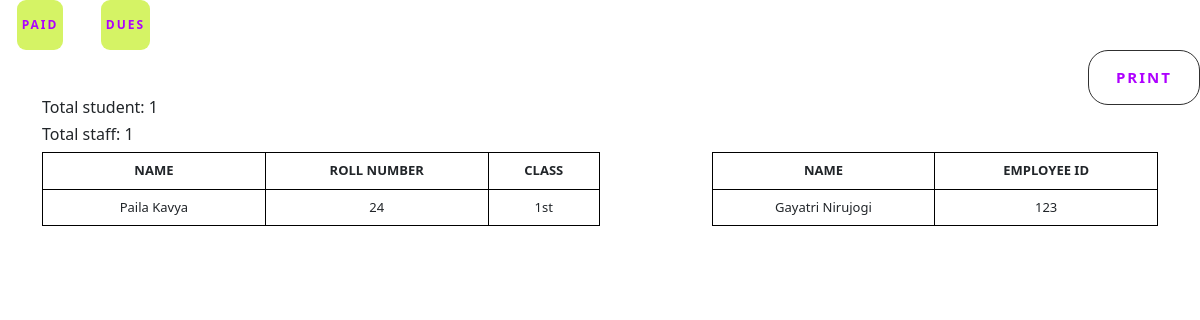
The app's page /school-bus.php?BUS_NUMBER=AP31-TP-4980 with its own data.
### tables this page shows
CREATE TABLE `school_register` (
  `name` varchar(200) NOT NULL,
  `user_category` varchar(50) NOT NULL,
  `roll_number` varchar(40) NOT NULL,
  `class` varchar(20) NOT NULL,
  `year_of_enrollment` varchar(50) NOT NULL,
  `gender` varchar(50) NOT NULL,
  `mobile_number` varchar(13) NOT NULL,
  `address` text NOT NULL,
  `bus_number` varchar(20) NOT NULL,
  `pick_up_point` varchar(100) NOT NULL,
  `fee` varchar(100) NOT NULL,
  `school_name` varchar(100) NOT NULL
);

### school-bus.php (the view, shortened to what this page needs)
<!DOCTYPE html>
<html lang="en">
<head>
    <link rel="stylesheet" href="https://cdn.jsdelivr.net/npm/bootstrap@5.3.0-alpha1/dist/css/bootstrap.min.css">
	</head>
<body>
  <div class="abc">
  <?php
            if ($_SERVER['REQUEST_METHOD']=='GET')
{
    $BUS_NUMBER=$_GET["BUS_NUMBER"];
 echo" &nbsp&nbsp&nbsp
  <a href='http://localhost/Transport-project/school-paid.php?bus_number=$BUS_NUMBER ' ><button id='bottone1' style='height:50px; padding:5px; font-size:12px;'>PAID</button></a>
  &nbsp&nbsp&nbsp
  &nbsp&nbsp&nbsp
  <a href='http://localhost/Transport-project/school-notpaid.php?bus_number=$BUS_NUMBER'><button id='bottone1' style='height:50px; padding:5px; font-size:12px;'>DUES</button></a>
  &nbsp&nbsp&nbsp";
}?>
  <BR>
    <button class="button1" STYLE="FLOAT:RIGHT;" onclick="printBusPass()"><span></span><span></span><span></span><span></span>Print</button>
    <div class="container my-5" id="printable-table">
    <?php
            $servername = "localhost";
            $username = "root";
            $password = "";
            $database = "transport-project";
            $connection = new mysqli($servername, $username, $password, $database);
            if ($_SERVER['REQUEST_METHOD']=='GET')
{
    $BUS_NUMBER=$_GET["BUS_NUMBER"];
    $sql="SELECT COUNT(*) as total_students from school_register where bus_number='$BUS_NUMBER' and user_category='student'";
    $result=$connection->query($sql);
    if($result->num_rows>0){
     $row=$result->fetch_assoc();
     echo"<h6>Total student:  " .$row["total_students"]."</h6>";
     }
     $sql="SELECT COUNT(*) as total_students from school_register where bus_number='$BUS_NUMBER' and user_category='staff'";
     $result=$connection->query($sql);
     if($result->num_rows>0){
      $row1=$result->fetch_assoc();
      echo"<h6>Total staff:  " .$row1["total_students"]."</h6>";
      }
    }
     ?>
      <table class="table" style="width:50%;font-size: 13px;  text-align: center; float:left;">
        <thread>
          <tr>
            <th  style=" font-weight: bold;">NAME</th>
            <th style=" font-weight: bold;">ROLL NUMBER</th>
            <th  style=" font-weight: bold;">CLASS</th>
          </tr>
        </thread>
        <tbody>
          <?php
            $servername = "localhost";
            $username = "root";
            $password = "";
            $database = "transport-project";
            $connection = new mysqli($servername, $username, $password, $database);
            if ($_SERVER['REQUEST_METHOD']=='GET')
{
            $sql="SELECT * FROM `school_register` where bus_number='$BUS_NUMBER' and user_category='student'";
            $result= $connection->query($sql);
            while($row=$result->fetch_assoc())
            {
              echo "
              <tr>
                <td>$row[name]</td>
                <td>$row[roll_number]</td>
                <td>$row[class]</td>
              </tr>
              ";
            }
        }
          ?>
        </tbody>
      </table>
      <table class="table" style="width:40%;font-size: 13px;  text-align: center;float:right;">
        <threa >
          <tr>
            <td  style=" font-weight: bold; width:50px;">NAME</td>
            <td style=" font-weight: bold;">EMPLOYEE ID</td>
          </tr>
        <tbody>
          <?php
            $servername = "localhost";
            $username = "root";
            $password = "";
            $database = "transport-project";
            $connection = new mysqli($servername, $username, $password, $database);
            if ($_SERVER['REQUEST_METHOD']=='GET')
{
    $BUS_NUMBER=$_GET["BUS_NUMBER"];
            $sql="SELECT * FROM `school_register` where bus_number='$BUS_NUMBER' and user_category='staff' ";
            $result= $connection->query($sql);
            while($row=$result->fetch_assoc())
            {
              echo "
              <tr>
                <td>$row[name]</td>
                <td>$row[roll_number]</td>
              </tr>
              ";
            }
        }
          ?>
        </tbody>
      </table>
    </div>
  </div>
</body>
</html>

### school-bus.php (style rules this page uses)
button { position: relative; padding: 1em 1.8em; outline: none; border: 1px solid #303030; background: white; color: #ae00ff; text-transform: uppercase; letter-spacing: 2px; font-size: 15px; overflow: hidden; transition: 0.2s; border-radius: 20px; cursor: pointer; font-weight: bold; }
button span { position: absolute; }
button span:nth-child(2) { top: -100%; right: 0; width: 2px; height: 100%; background: linear-gradient(180deg, transparent, #ae00ff); }
button span:nth-child(4) { bottom: -100%; left: 0; width: 2px; height: 100%; background: linear-gradient(360deg, transparent, #001eff); }
#bottone1 { padding-left: 33px; padding-right: 33px; padding-bottom: 16px; padding-top: 16px; border-radius: 9px; background: #d5f365; border: none; font-family: inherit; text-align: center; cursor: pointer; transition: 0.4s; }
th { border:1px solid black; }
td { border:1px solid black; width: 40%; }

### records on screen
school_register: name "Paila Kavya", roll_number "24", class "1st"
school_register: name "Gayatri Nirujogi", roll_number "123"

### other values on screen
$row["total_students"] "1"
$row1["total_students"] "1"
